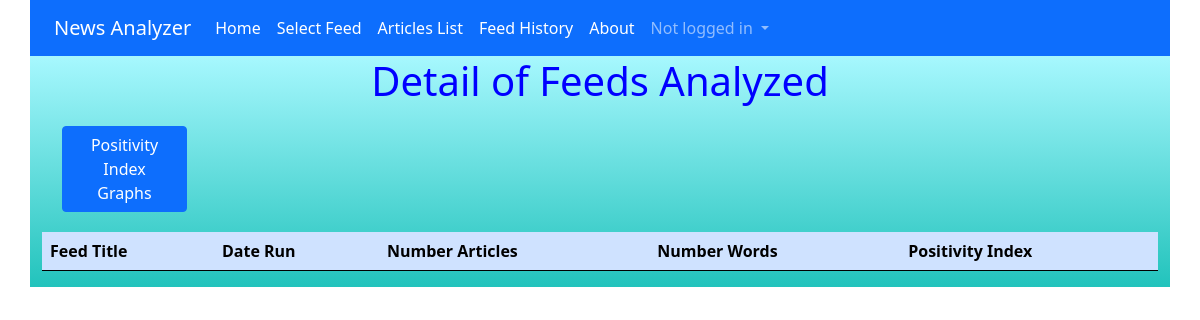
/newsanalyzer/feed_history/, run on an earlier commit of the app's database.
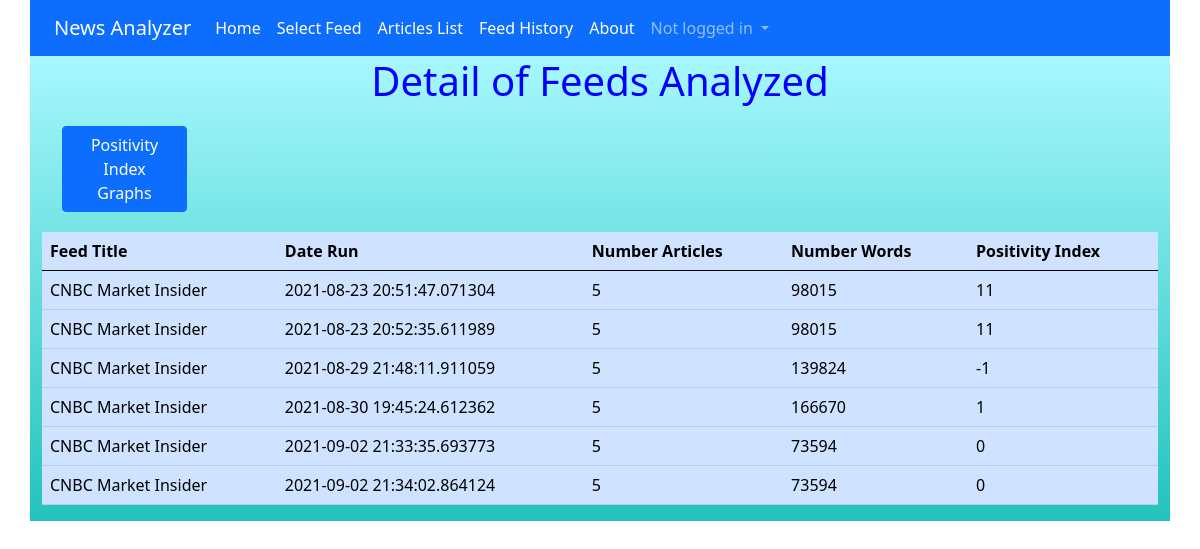
And on a later commit of the database.
### newsanalyzer/models.py (models this page shows, shortened)
class Single_history(models.Model):
    title = models.CharField(max_length=255, null=True)
    date = models.CharField(max_length=255, null=True)
    word_count = models.IntegerField(null=True)
    positivity_index = models.IntegerField(null=True)
    num_articles = models.IntegerField(null=True)

### newsanalyzer/views.py (the view)
# urls.py: path('feed_history/', FeedHistoryView.as_view(), name='feed_history'),
class FeedHistoryView(ListView):
    model = Single_history
    template_name = 'single_feed_history.html'

### templates/single_feed_history.html (shortened to what this page needs)
{% extends 'base.html' %}
{% block content %}
   <div class="container main-body">
      <h1>Detail of Feeds Analyzed</h1>
      <div class="sort-buttons">
        <button class="btn btn-primary plotter" name="plotter" type='submit' onclick="location.href='{% url "history_plotter" %}'">Positivity Index Graphs</button>
      </div>
        <div>
         <table class="table table-primary">
            <thead>
              <tr>
                <th scope="col">Feed Title</th>
                <th scope="col">Date Run</th>
                <th scope="col">Number Articles</th>
                <th scope="col">Number Words</th>
                <th scope="col">Positivity Index</th>
              </tr>
            </thead>
            <tbody>
                {% for history in object_list|dictsort:'date' %}
              <tr>
                <td>{{ history.title }}</td>
                <td>{{ history.date }}</td>
                <td>{{ history.num_articles }}</td>
                <td>{{ history.word_count }}</td>
                <td>{{ history.positivity_index }}</td>
              </tr>
              {% endfor %}
            </tbody>
          </table>
        </div>
   </div>
{% endblock content %}

What changed in the data, as far as the page shows it:
added Single_history: title "CNBC Market Insider", date "2021-08-23 20:51:47.071304", num_articles "5", word_count "98015", positivity_index "11"
added Single_history: title "CNBC Market Insider", date "2021-08-23 20:52:35.611989", num_articles "5", word_count "98015", positivity_index "11"
added Single_history: title "CNBC Market Insider", date "2021-08-29 21:48:11.911059", num_articles "5", word_count "139824", positivity_index "-1"
added Single_history: title "CNBC Market Insider", date "2021-08-30 19:45:24.612362", num_articles "5", word_count "166670", positivity_index "1"
added Single_history: title "CNBC Market Insider", date "2021-09-02 21:33:35.693773", num_articles "5", word_count "73594", positivity_index "0"
added Single_history: title "CNBC Market Insider", date "2021-09-02 21:34:02.864124", num_articles "5", word_count "73594", positivity_index "0"
